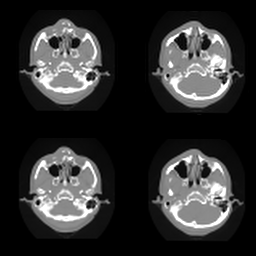

Python code for this plot:
#!/usr/bin/env python

# Test vtkImageReslice with B-spline interpolators of degree 3 and 9.

# Factory overrides
import vtkmodules.vtkInteractionStyle  # noqa: F401
import vtkmodules.vtkRenderingFreeType  # noqa: F401
import vtkmodules.vtkRenderingOpenGL2  # noqa: F401

import os

from vtkmodules.vtkCommonTransforms import vtkTransform
from vtkmodules.vtkIOImage import vtkImageReader
from vtkmodules.vtkImagingCore import (
    vtkImageBSplineCoefficients,
    vtkImageBSplineInterpolator,
    vtkImageReslice,
)
from vtkmodules.vtkRenderingCore import (
    vtkActor2D,
    vtkImageMapper,
    vtkRenderWindow,
    vtkRenderWindowInteractor,
    vtkRenderer,
)

# Image pipeline
reader = vtkImageReader()
reader.ReleaseDataFlagOff()
reader.SetDataByteOrderToLittleEndian()
reader.SetDataExtent(0, 63, 0, 63, 1, 93)
reader.SetDataSpacing(3.2, 3.2, 1.5)
data_dir = os.environ.get("VPE_DATA_DIR", os.path.dirname(os.path.abspath(__file__)))

reader.SetFilePrefix(os.path.join(data_dir, "headsq", "quarter"))
reader.SetDataMask(0x7fff)

# Rotate about the center of the image
transform = vtkTransform()
transform.Translate(+100.8, +100.8, +69.0)
transform.RotateWXYZ(10, 1, 1, 0)
transform.Translate(-100.8, -100.8, -69.0)

# Interpolators
bspline3 = vtkImageBSplineInterpolator()
bspline3.SetSplineDegree(3)

bspline9 = vtkImageBSplineInterpolator()
bspline9.SetSplineDegree(9)

# B-spline coefficients
coeffs1 = vtkImageBSplineCoefficients()
coeffs1.SetInputConnection(reader.GetOutputPort())
coeffs1.SetSplineDegree(3)

coeffs2 = vtkImageBSplineCoefficients()
coeffs2.SetInputConnection(reader.GetOutputPort())
coeffs2.SetSplineDegree(9)

# Degree 3 with rotation
reslice1 = vtkImageReslice()
reslice1.SetInputConnection(coeffs1.GetOutputPort())
reslice1.SetResliceTransform(transform)
reslice1.SetInterpolator(bspline3)
reslice1.SetOutputSpacing(2.0, 2.0, 1.5)
reslice1.SetOutputOrigin(-32, -32, 40)
reslice1.SetOutputExtent(0, 127, 0, 127, 0, 0)

# Degree 3 without rotation
reslice2 = vtkImageReslice()
reslice2.SetInputConnection(coeffs1.GetOutputPort())
reslice2.SetInterpolator(bspline3)
reslice2.SetOutputSpacing(2.0, 2.0, 1.5)
reslice2.SetOutputOrigin(-32, -32, 40)
reslice2.SetOutputExtent(0, 127, 0, 127, 0, 0)

# Degree 9 with rotation
reslice3 = vtkImageReslice()
reslice3.SetInputConnection(coeffs2.GetOutputPort())
reslice3.SetResliceTransform(transform)
reslice3.SetInterpolator(bspline9)
reslice3.SetOutputSpacing(2.0, 2.0, 1.5)
reslice3.SetOutputOrigin(-32, -32, 40)
reslice3.SetOutputExtent(0, 127, 0, 127, 0, 0)

# Degree 9 without rotation
reslice4 = vtkImageReslice()
reslice4.SetInputConnection(coeffs2.GetOutputPort())
reslice4.SetInterpolator(bspline9)
reslice4.SetOutputSpacing(2.0, 2.0, 1.5)
reslice4.SetOutputOrigin(-32, -32, 40)
reslice4.SetOutputExtent(0, 127, 0, 127, 0, 0)

# Mapper + Actor pairs
mapper_0 = vtkImageMapper()
mapper_0.SetInputConnection(reslice1.GetOutputPort())
mapper_0.SetColorWindow(2000)
mapper_0.SetColorLevel(1000)
mapper_0.SetZSlice(0)

actor_0 = vtkActor2D()
actor_0.SetMapper(mapper_0)

mapper_1 = vtkImageMapper()
mapper_1.SetInputConnection(reslice2.GetOutputPort())
mapper_1.SetColorWindow(2000)
mapper_1.SetColorLevel(1000)
mapper_1.SetZSlice(0)

actor_1 = vtkActor2D()
actor_1.SetMapper(mapper_1)

mapper_2 = vtkImageMapper()
mapper_2.SetInputConnection(reslice3.GetOutputPort())
mapper_2.SetColorWindow(2000)
mapper_2.SetColorLevel(1000)
mapper_2.SetZSlice(0)

actor_2 = vtkActor2D()
actor_2.SetMapper(mapper_2)

mapper_3 = vtkImageMapper()
mapper_3.SetInputConnection(reslice4.GetOutputPort())
mapper_3.SetColorWindow(2000)
mapper_3.SetColorLevel(1000)
mapper_3.SetZSlice(0)

actor_3 = vtkActor2D()
actor_3.SetMapper(mapper_3)

# Renderers in four viewports
renderer_0 = vtkRenderer()
renderer_0.AddViewProp(actor_0)
renderer_0.SetViewport(0.5, 0.0, 1.0, 0.5)

renderer_1 = vtkRenderer()
renderer_1.AddViewProp(actor_1)
renderer_1.SetViewport(0.0, 0.0, 0.5, 0.5)

renderer_2 = vtkRenderer()
renderer_2.AddViewProp(actor_2)
renderer_2.SetViewport(0.5, 0.5, 1.0, 1.0)

renderer_3 = vtkRenderer()
renderer_3.AddViewProp(actor_3)
renderer_3.SetViewport(0.0, 0.5, 0.5, 1.0)

# Window
render_window = vtkRenderWindow()
render_window.AddRenderer(renderer_0)
render_window.AddRenderer(renderer_1)
render_window.AddRenderer(renderer_2)
render_window.AddRenderer(renderer_3)
render_window.SetSize(256, 256)
render_window.SetWindowName("reslice b spline")

# Interactor
interactor = vtkRenderWindowInteractor()
interactor.SetRenderWindow(render_window)

interactor.Initialize()
interactor.Start()
